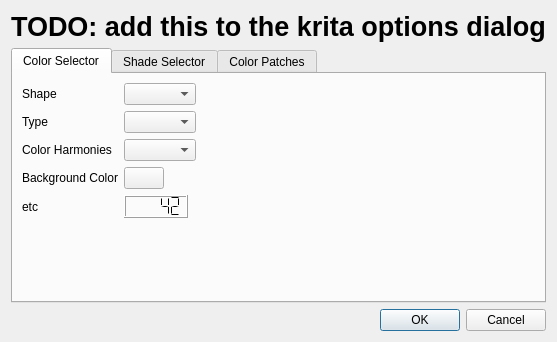
<?xml version="1.0" encoding="UTF-8"?>
<ui version="4.0">
 <class>KisColorSelectorNgSettings</class>
 <widget class="QDialog" name="KisColorSelectorNgSettings">
  <property name="geometry">
   <rect>
    <x>0</x>
    <y>0</y>
    <width>527</width>
    <height>304</height>
   </rect>
  </property>
  <property name="windowTitle">
   <string>Dialog</string>
  </property>
  <layout class="QVBoxLayout" name="verticalLayout">
   <item>
    <widget class="QLabel" name="label">
     <property name="font">
      <font>
       <pointsize>20</pointsize>
       <weight>75</weight>
       <bold>true</bold>
      </font>
     </property>
     <property name="text">
      <string>TODO: add this to the krita options dialog</string>
     </property>
    </widget>
   </item>
   <item>
    <widget class="QTabWidget" name="tabWidget">
     <property name="currentIndex">
      <number>0</number>
     </property>
     <widget class="QWidget" name="tab">
      <attribute name="title">
       <string>Color Selector</string>
      </attribute>
      <layout class="QFormLayout" name="formLayout">
       <property name="fieldGrowthPolicy">
        <enum>QFormLayout::ExpandingFieldsGrow</enum>
       </property>
       <item row="0" column="0">
        <widget class="QLabel" name="label_2">
         <property name="text">
          <string>Shape</string>
         </property>
         <property name="buddy">
          <cstring>comboBox</cstring>
         </property>
        </widget>
       </item>
       <item row="0" column="1">
        <widget class="QComboBox" name="comboBox"/>
       </item>
       <item row="1" column="0">
        <widget class="QLabel" name="label_3">
         <property name="text">
          <string>Type</string>
         </property>
         <property name="buddy">
          <cstring>comboBox_2</cstring>
         </property>
        </widget>
       </item>
       <item row="1" column="1">
        <widget class="QComboBox" name="comboBox_2"/>
       </item>
       <item row="2" column="0">
        <widget class="QLabel" name="label_4">
         <property name="text">
          <string>Color Harmonies</string>
         </property>
         <property name="buddy">
          <cstring>comboBox_3</cstring>
         </property>
        </widget>
       </item>
       <item row="2" column="1">
        <widget class="QComboBox" name="comboBox_3"/>
       </item>
       <item row="3" column="0">
        <widget class="QLabel" name="label_5">
         <property name="text">
          <string>Background Color</string>
         </property>
         <property name="buddy">
          <cstring>kcolorbutton</cstring>
         </property>
        </widget>
       </item>
       <item row="3" column="1">
        <widget class="KColorButton" name="kcolorbutton"/>
       </item>
       <item row="4" column="0">
        <widget class="QLabel" name="label_6">
         <property name="text">
          <string>etc</string>
         </property>
        </widget>
       </item>
       <item row="4" column="1">
        <widget class="QLCDNumber" name="lcdNumber">
         <property name="segmentStyle">
          <enum>QLCDNumber::Flat</enum>
         </property>
         <property name="value" stdset="0">
          <double>42.000000000000000</double>
         </property>
        </widget>
       </item>
      </layout>
     </widget>
     <widget class="QWidget" name="tab_2">
      <attribute name="title">
       <string>Shade Selector</string>
      </attribute>
      <layout class="QFormLayout" name="formLayout_2">
       <item row="0" column="0">
        <widget class="QLabel" name="label_7">
         <property name="text">
          <string>Type</string>
         </property>
         <property name="buddy">
          <cstring>shadeSelectorType</cstring>
         </property>
        </widget>
       </item>
       <item row="0" column="1">
        <widget class="QComboBox" name="shadeSelectorType">
         <item>
          <property name="text">
           <string>MyPaint</string>
          </property>
         </item>
         <item>
          <property name="text">
           <string>Minimal</string>
          </property>
         </item>
         <item>
          <property name="text">
           <string>No</string>
          </property>
         </item>
        </widget>
       </item>
       <item row="1" column="1">
        <widget class="QCheckBox" name="shadeSelectorHideable">
         <property name="text">
          <string>Shade Selector is hideable</string>
         </property>
         <property name="checked">
          <bool>true</bool>
         </property>
        </widget>
       </item>
      </layout>
     </widget>
     <widget class="QWidget" name="tab_3">
      <attribute name="title">
       <string>Color Patches</string>
      </attribute>
      <layout class="QHBoxLayout" name="horizontalLayout_3">
       <item>
        <widget class="QGroupBox" name="groupBox">
         <property name="title">
          <string>Last Used Colors</string>
         </property>
         <layout class="QVBoxLayout" name="verticalLayout_4">
          <item>
           <widget class="QCheckBox" name="lastUsedColorsShow">
            <property name="text">
             <string>Show</string>
            </property>
            <property name="checked">
             <bool>true</bool>
            </property>
           </widget>
          </item>
          <item>
           <widget class="QWidget" name="widget" native="true">
            <layout class="QVBoxLayout" name="verticalLayout_2">
             <item>
              <layout class="QHBoxLayout" name="horizontalLayout">
               <item>
                <widget class="QLabel" name="label_8">
                 <property name="text">
                  <string>Direction:</string>
                 </property>
                 <property name="buddy">
                  <cstring>lastUsedColorsAlignVertical</cstring>
                 </property>
                </widget>
               </item>
               <item>
                <widget class="QRadioButton" name="lastUsedColorsAlignVertical">
                 <property name="text">
                  <string>Vertical</string>
                 </property>
                 <property name="checked">
                  <bool>true</bool>
                 </property>
                </widget>
               </item>
               <item>
                <widget class="QRadioButton" name="lastUsedColorsAlignHorizontal">
                 <property name="text">
                  <string>Horizontal</string>
                 </property>
                </widget>
               </item>
              </layout>
             </item>
             <item>
              <widget class="QCheckBox" name="lastUsedColorsAllowScrolling">
               <property name="text">
                <string>Allow Scrolling</string>
               </property>
               <property name="checked">
                <bool>true</bool>
               </property>
              </widget>
             </item>
             <item>
              <widget class="QWidget" name="widget_3" native="true">
               <layout class="QGridLayout" name="gridLayout">
                <item row="0" column="0">
                 <widget class="QLabel" name="lbl_lastUsedNumCols">
                  <property name="text">
                   <string>Number of columns</string>
                  </property>
                  <property name="buddy">
                   <cstring>lastUsedColorsNumCols</cstring>
                  </property>
                 </widget>
                </item>
                <item row="0" column="1">
                 <widget class="QSpinBox" name="lastUsedColorsNumCols">
                  <property name="minimum">
                   <number>1</number>
                  </property>
                  <property name="maximum">
                   <number>20</number>
                  </property>
                  <property name="value">
                   <number>2</number>
                  </property>
                 </widget>
                </item>
                <item row="1" column="0">
                 <widget class="QLabel" name="lbl_lastUsedNumRows">
                  <property name="text">
                   <string>Number of rows</string>
                  </property>
                  <property name="buddy">
                   <cstring>lastUsedColorsNumRows</cstring>
                  </property>
                 </widget>
                </item>
                <item row="1" column="1">
                 <widget class="QSpinBox" name="lastUsedColorsNumRows">
                  <property name="minimum">
                   <number>1</number>
                  </property>
                  <property name="maximum">
                   <number>20</number>
                  </property>
                  <property name="value">
                   <number>3</number>
                  </property>
                 </widget>
                </item>
               </layout>
              </widget>
             </item>
             <item>
              <spacer name="verticalSpacer">
               <property name="orientation">
                <enum>Qt::Vertical</enum>
               </property>
               <property name="sizeHint" stdset="0">
                <size>
                 <width>20</width>
                 <height>0</height>
                </size>
               </property>
              </spacer>
             </item>
            </layout>
           </widget>
          </item>
         </layout>
        </widget>
       </item>
       <item>
        <widget class="QGroupBox" name="groupBox_2">
         <property name="title">
          <string>Common Colors</string>
         </property>
         <layout class="QVBoxLayout" name="verticalLayout_5">
          <item>
           <widget class="QCheckBox" name="commonColorsShow">
            <property name="text">
             <string>Show</string>
            </property>
            <property name="checked">
             <bool>true</bool>
            </property>
           </widget>
          </item>
          <item>
           <widget class="QWidget" name="widget_2" native="true">
            <layout class="QVBoxLayout" name="verticalLayout_3">
             <item>
              <layout class="QHBoxLayout" name="horizontalLayout_2">
               <item>
                <widget class="QLabel" name="label_13">
                 <property name="text">
                  <string>Direction:</string>
                 </property>
                 <property name="buddy">
                  <cstring>commonColorsAlignHorizontal</cstring>
                 </property>
                </widget>
               </item>
               <item>
                <widget class="QRadioButton" name="commonColorsAlignVertical">
                 <property name="text">
                  <string>Vertical</string>
                 </property>
                </widget>
               </item>
               <item>
                <widget class="QRadioButton" name="commonColorsAlignHorizontal">
                 <property name="text">
                  <string>Horizontal</string>
                 </property>
                 <property name="checked">
                  <bool>true</bool>
                 </property>
                </widget>
               </item>
              </layout>
             </item>
             <item>
              <widget class="QCheckBox" name="commonColorsAllowScrolling">
               <property name="text">
                <string>Allow Scrolling</string>
               </property>
              </widget>
             </item>
             <item>
              <widget class="QWidget" name="widget_4" native="true">
               <property name="enabled">
                <bool>false</bool>
               </property>
               <layout class="QGridLayout" name="gridLayout_2">
                <item row="0" column="0">
                 <widget class="QLabel" name="lbl_commonColorsNumCols">
                  <property name="text">
                   <string>Number of columns</string>
                  </property>
                  <property name="buddy">
                   <cstring>commonColorsNumCols</cstring>
                  </property>
                 </widget>
                </item>
                <item row="0" column="1">
                 <widget class="QSpinBox" name="commonColorsNumCols">
                  <property name="minimum">
                   <number>1</number>
                  </property>
                  <property name="maximum">
                   <number>20</number>
                  </property>
                  <property name="value">
                   <number>2</number>
                  </property>
                 </widget>
                </item>
                <item row="1" column="0">
                 <widget class="QLabel" name="lbl_commonColorsNumRows">
                  <property name="text">
                   <string>Number of rows</string>
                  </property>
                  <property name="buddy">
                   <cstring>commonColorsNumRows</cstring>
                  </property>
                 </widget>
                </item>
                <item row="1" column="1">
                 <widget class="QSpinBox" name="commonColorsNumRows">
                  <property name="minimum">
                   <number>1</number>
                  </property>
                  <property name="maximum">
                   <number>20</number>
                  </property>
                  <property name="value">
                   <number>3</number>
                  </property>
                 </widget>
                </item>
               </layout>
              </widget>
             </item>
             <item>
              <spacer name="verticalSpacer_2">
               <property name="orientation">
                <enum>Qt::Vertical</enum>
               </property>
               <property name="sizeHint" stdset="0">
                <size>
                 <width>20</width>
                 <height>0</height>
                </size>
               </property>
              </spacer>
             </item>
            </layout>
           </widget>
          </item>
         </layout>
        </widget>
       </item>
      </layout>
     </widget>
    </widget>
   </item>
   <item>
    <widget class="QDialogButtonBox" name="buttonBox">
     <property name="orientation">
      <enum>Qt::Horizontal</enum>
     </property>
     <property name="standardButtons">
      <set>QDialogButtonBox::Cancel|QDialogButtonBox::Ok</set>
     </property>
    </widget>
   </item>
  </layout>
 </widget>
 <customwidgets>
  <customwidget>
   <class>KColorButton</class>
   <extends>QPushButton</extends>
   <header>kcolorbutton.h</header>
  </customwidget>
 </customwidgets>
 <resources/>
 <connections>
  <connection>
   <sender>buttonBox</sender>
   <signal>accepted()</signal>
   <receiver>KisColorSelectorNgSettings</receiver>
   <slot>accept()</slot>
   <hints>
    <hint type="sourcelabel">
     <x>260</x>
     <y>299</y>
    </hint>
    <hint type="destinationlabel">
     <x>157</x>
     <y>270</y>
    </hint>
   </hints>
  </connection>
  <connection>
   <sender>buttonBox</sender>
   <signal>rejected()</signal>
   <receiver>KisColorSelectorNgSettings</receiver>
   <slot>reject()</slot>
   <hints>
    <hint type="sourcelabel">
     <x>328</x>
     <y>299</y>
    </hint>
    <hint type="destinationlabel">
     <x>286</x>
     <y>270</y>
    </hint>
   </hints>
  </connection>
  <connection>
   <sender>commonColorsAlignVertical</sender>
   <signal>toggled(bool)</signal>
   <receiver>lbl_commonColorsNumCols</receiver>
   <slot>setVisible(bool)</slot>
   <hints>
    <hint type="sourcelabel">
     <x>416</x>
     <y>150</y>
    </hint>
    <hint type="destinationlabel">
     <x>391</x>
     <y>210</y>
    </hint>
   </hints>
  </connection>
  <connection>
   <sender>commonColorsAlignVertical</sender>
   <signal>toggled(bool)</signal>
   <receiver>commonColorsNumCols</receiver>
   <slot>setVisible(bool)</slot>
   <hints>
    <hint type="sourcelabel">
     <x>416</x>
     <y>150</y>
    </hint>
    <hint type="destinationlabel">
     <x>497</x>
     <y>210</y>
    </hint>
   </hints>
  </connection>
  <connection>
   <sender>commonColorsAlignVertical</sender>
   <signal>toggled(bool)</signal>
   <receiver>lbl_commonColorsNumRows</receiver>
   <slot>setHidden(bool)</slot>
   <hints>
    <hint type="sourcelabel">
     <x>416</x>
     <y>150</y>
    </hint>
    <hint type="destinationlabel">
     <x>391</x>
     <y>238</y>
    </hint>
   </hints>
  </connection>
  <connection>
   <sender>commonColorsAlignVertical</sender>
   <signal>toggled(bool)</signal>
   <receiver>commonColorsNumRows</receiver>
   <slot>setHidden(bool)</slot>
   <hints>
    <hint type="sourcelabel">
     <x>416</x>
     <y>150</y>
    </hint>
    <hint type="destinationlabel">
     <x>497</x>
     <y>238</y>
    </hint>
   </hints>
  </connection>
  <connection>
   <sender>commonColorsAlignHorizontal</sender>
   <signal>toggled(bool)</signal>
   <receiver>lbl_commonColorsNumCols</receiver>
   <slot>setHidden(bool)</slot>
   <hints>
    <hint type="sourcelabel">
     <x>500</x>
     <y>150</y>
    </hint>
    <hint type="destinationlabel">
     <x>391</x>
     <y>210</y>
    </hint>
   </hints>
  </connection>
  <connection>
   <sender>commonColorsAlignHorizontal</sender>
   <signal>toggled(bool)</signal>
   <receiver>commonColorsNumCols</receiver>
   <slot>setHidden(bool)</slot>
   <hints>
    <hint type="sourcelabel">
     <x>500</x>
     <y>150</y>
    </hint>
    <hint type="destinationlabel">
     <x>497</x>
     <y>210</y>
    </hint>
   </hints>
  </connection>
  <connection>
   <sender>commonColorsAlignHorizontal</sender>
   <signal>toggled(bool)</signal>
   <receiver>lbl_commonColorsNumRows</receiver>
   <slot>setVisible(bool)</slot>
   <hints>
    <hint type="sourcelabel">
     <x>500</x>
     <y>150</y>
    </hint>
    <hint type="destinationlabel">
     <x>391</x>
     <y>238</y>
    </hint>
   </hints>
  </connection>
  <connection>
   <sender>commonColorsAlignHorizontal</sender>
   <signal>toggled(bool)</signal>
   <receiver>commonColorsNumRows</receiver>
   <slot>setVisible(bool)</slot>
   <hints>
    <hint type="sourcelabel">
     <x>500</x>
     <y>150</y>
    </hint>
    <hint type="destinationlabel">
     <x>497</x>
     <y>238</y>
    </hint>
   </hints>
  </connection>
  <connection>
   <sender>lastUsedColorsAlignVertical</sender>
   <signal>toggled(bool)</signal>
   <receiver>lbl_lastUsedNumCols</receiver>
   <slot>setVisible(bool)</slot>
   <hints>
    <hint type="sourcelabel">
     <x>160</x>
     <y>150</y>
    </hint>
    <hint type="destinationlabel">
     <x>134</x>
     <y>207</y>
    </hint>
   </hints>
  </connection>
  <connection>
   <sender>lastUsedColorsAlignVertical</sender>
   <signal>toggled(bool)</signal>
   <receiver>lastUsedColorsNumCols</receiver>
   <slot>setVisible(bool)</slot>
   <hints>
    <hint type="sourcelabel">
     <x>160</x>
     <y>150</y>
    </hint>
    <hint type="destinationlabel">
     <x>227</x>
     <y>210</y>
    </hint>
   </hints>
  </connection>
  <connection>
   <sender>lastUsedColorsAlignVertical</sender>
   <signal>toggled(bool)</signal>
   <receiver>lbl_lastUsedNumRows</receiver>
   <slot>setHidden(bool)</slot>
   <hints>
    <hint type="sourcelabel">
     <x>160</x>
     <y>150</y>
    </hint>
    <hint type="destinationlabel">
     <x>134</x>
     <y>235</y>
    </hint>
   </hints>
  </connection>
  <connection>
   <sender>lastUsedColorsAlignVertical</sender>
   <signal>toggled(bool)</signal>
   <receiver>lastUsedColorsNumRows</receiver>
   <slot>setHidden(bool)</slot>
   <hints>
    <hint type="sourcelabel">
     <x>160</x>
     <y>150</y>
    </hint>
    <hint type="destinationlabel">
     <x>227</x>
     <y>238</y>
    </hint>
   </hints>
  </connection>
  <connection>
   <sender>lastUsedColorsAlignHorizontal</sender>
   <signal>toggled(bool)</signal>
   <receiver>lbl_lastUsedNumCols</receiver>
   <slot>setHidden(bool)</slot>
   <hints>
    <hint type="sourcelabel">
     <x>247</x>
     <y>150</y>
    </hint>
    <hint type="destinationlabel">
     <x>134</x>
     <y>207</y>
    </hint>
   </hints>
  </connection>
  <connection>
   <sender>lastUsedColorsAlignHorizontal</sender>
   <signal>toggled(bool)</signal>
   <receiver>lastUsedColorsNumCols</receiver>
   <slot>setHidden(bool)</slot>
   <hints>
    <hint type="sourcelabel">
     <x>247</x>
     <y>150</y>
    </hint>
    <hint type="destinationlabel">
     <x>227</x>
     <y>210</y>
    </hint>
   </hints>
  </connection>
  <connection>
   <sender>lastUsedColorsAlignHorizontal</sender>
   <signal>toggled(bool)</signal>
   <receiver>lbl_lastUsedNumRows</receiver>
   <slot>setVisible(bool)</slot>
   <hints>
    <hint type="sourcelabel">
     <x>247</x>
     <y>150</y>
    </hint>
    <hint type="destinationlabel">
     <x>134</x>
     <y>235</y>
    </hint>
   </hints>
  </connection>
  <connection>
   <sender>lastUsedColorsAlignHorizontal</sender>
   <signal>toggled(bool)</signal>
   <receiver>lastUsedColorsNumRows</receiver>
   <slot>setVisible(bool)</slot>
   <hints>
    <hint type="sourcelabel">
     <x>247</x>
     <y>150</y>
    </hint>
    <hint type="destinationlabel">
     <x>227</x>
     <y>238</y>
    </hint>
   </hints>
  </connection>
  <connection>
   <sender>lastUsedColorsShow</sender>
   <signal>toggled(bool)</signal>
   <receiver>widget</receiver>
   <slot>setEnabled(bool)</slot>
   <hints>
    <hint type="sourcelabel">
     <x>59</x>
     <y>107</y>
    </hint>
    <hint type="destinationlabel">
     <x>59</x>
     <y>125</y>
    </hint>
   </hints>
  </connection>
  <connection>
   <sender>commonColorsShow</sender>
   <signal>toggled(bool)</signal>
   <receiver>widget_2</receiver>
   <slot>setEnabled(bool)</slot>
   <hints>
    <hint type="sourcelabel">
     <x>453</x>
     <y>109</y>
    </hint>
    <hint type="destinationlabel">
     <x>453</x>
     <y>128</y>
    </hint>
   </hints>
  </connection>
  <connection>
   <sender>commonColorsAllowScrolling</sender>
   <signal>toggled(bool)</signal>
   <receiver>widget_4</receiver>
   <slot>setEnabled(bool)</slot>
   <hints>
    <hint type="sourcelabel">
     <x>501</x>
     <y>178</y>
    </hint>
    <hint type="destinationlabel">
     <x>501</x>
     <y>242</y>
    </hint>
   </hints>
  </connection>
  <connection>
   <sender>lastUsedColorsAllowScrolling</sender>
   <signal>toggled(bool)</signal>
   <receiver>widget_3</receiver>
   <slot>setEnabled(bool)</slot>
   <hints>
    <hint type="sourcelabel">
     <x>73</x>
     <y>163</y>
    </hint>
    <hint type="destinationlabel">
     <x>82</x>
     <y>212</y>
    </hint>
   </hints>
  </connection>
 </connections>
</ui>
